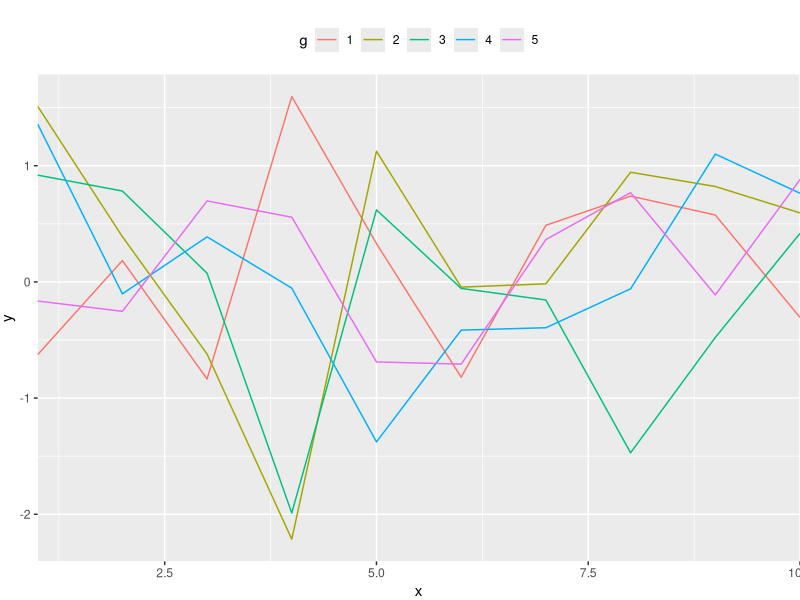

Source code (R): (Note: this script raises an error after producing the figure.)
library(gtable)
library(ggplot2)

#This was copied from a ggplot Stack Overflow response by by Auguié Baptiste: http://stackoverflow.com/questions/17492230/how-to-place-grobs-with-annotation-custom-at-precise-areas-of-the-plot-region

set.seed(1)
d <- data.frame(x=rep(1:10, 5),
                y=rnorm(50),
                g = gl(5,10))

# example plot
p <- ggplot(d, aes(x,y,colour=g)) +
  geom_line() +
  scale_x_continuous(expand=c(0,0))+
  theme(legend.position="top",
        plot.margin=unit(c(1,0,0,0),"line"))

# dummy data for the legend plot
# built with the same y axis (same limits, same expand factor)
d2 <- ddply(d, "g", summarise, x=0, y=y[length(y)])
d2$lab <- paste0("line #", seq_len(nrow(d2)))

plegend <- ggplot(d, aes(x,y, colour=g)) +
  geom_blank() +
  geom_segment(data=d2, aes(x=2, xend=0, y=y, yend=y), 
               arrow=arrow(length=unit(2,"mm"), type="closed")) +
  geom_text(data=d2, aes(x=2.5,label=lab), hjust=0) +
  scale_x_continuous(expand=c(0,0)) +
  guides(colour="none")+
  theme_minimal() + theme(line=element_blank(),
                          text=element_blank(),
                          panel.background=element_rect(fill="grey95", linetype=2))

# extract the panel only, we don't need the rest
gl <- gtable_filter(ggplotGrob(plegend), "panel")

# add a cell next to the main plot panel, and insert gl there
g <- ggplotGrob(p)
index <- subset(g$layout, name == "panel")
g <- gtable_add_cols(g, unit(1, "strwidth", "line # 1") + unit(1, "cm"))
g <- gtable_add_grob(g, gl, t = index$t, l=ncol(g), 
                     b=index$b, r=ncol(g))
grid::grid.newpage()
grid::grid.draw(g)
